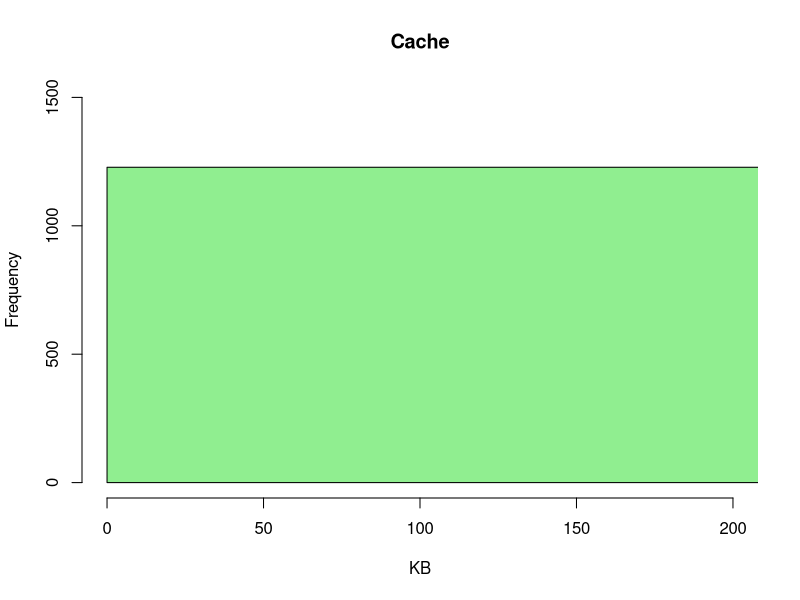
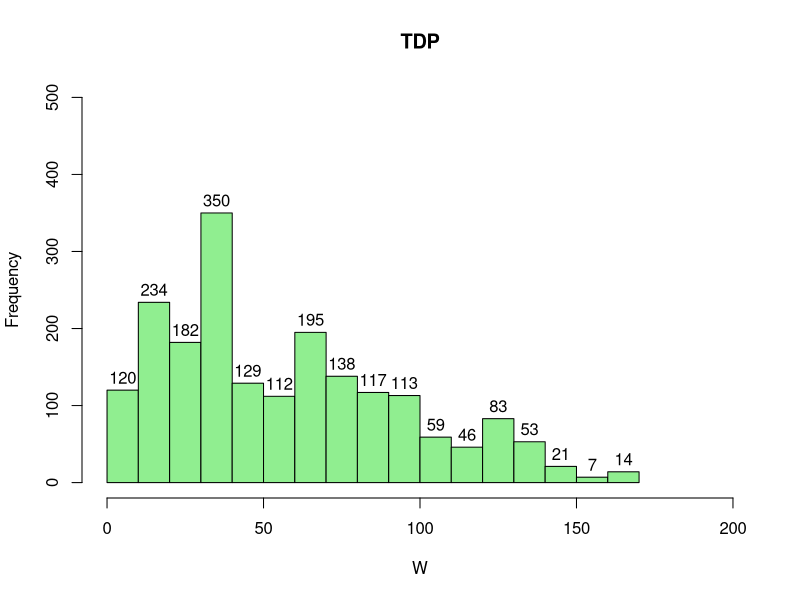
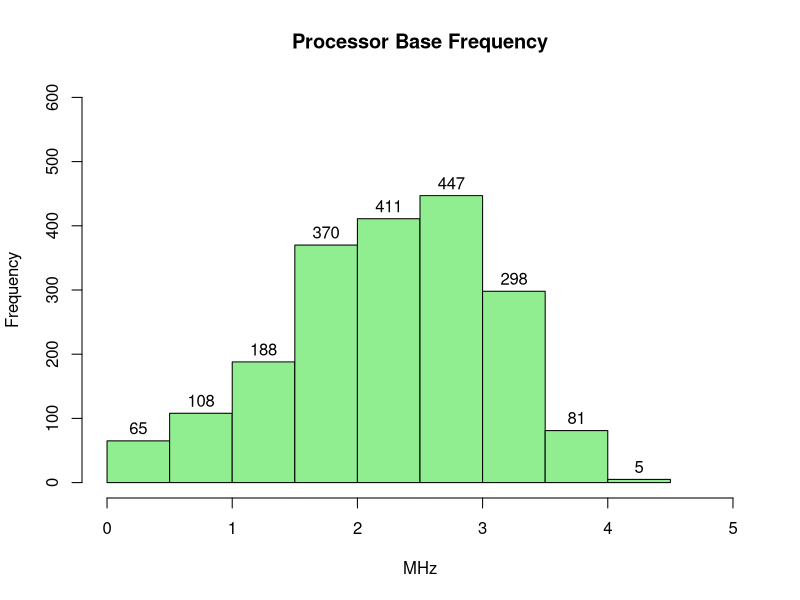
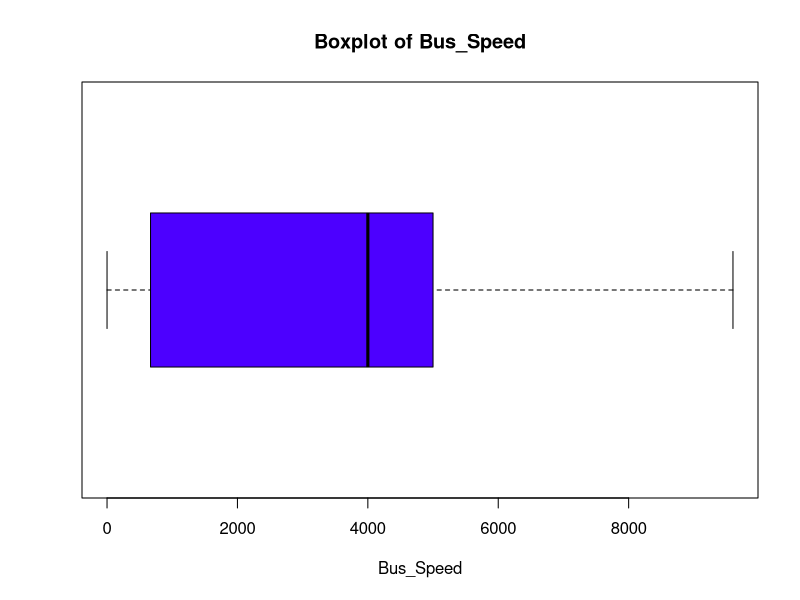
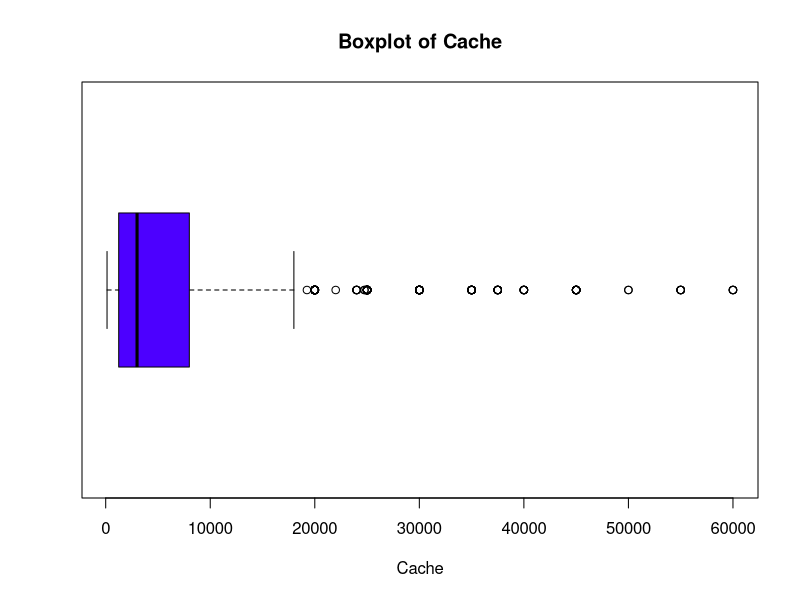
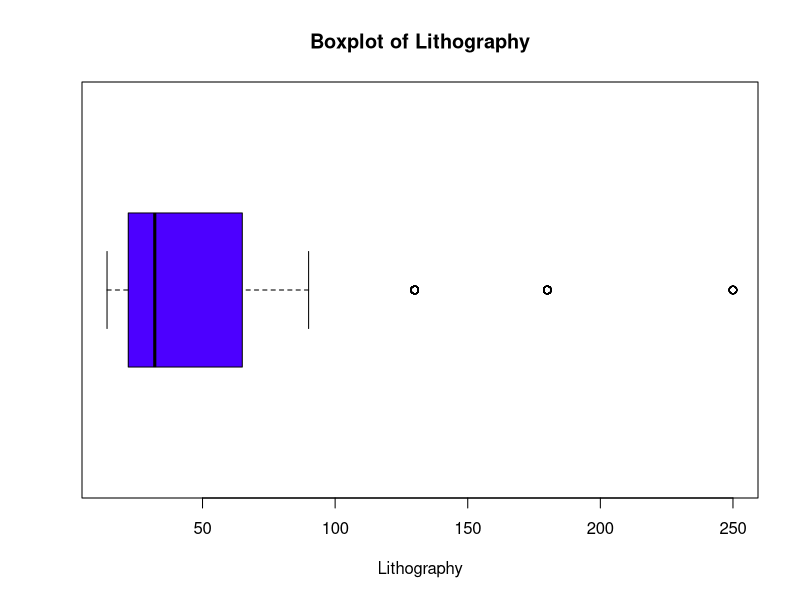
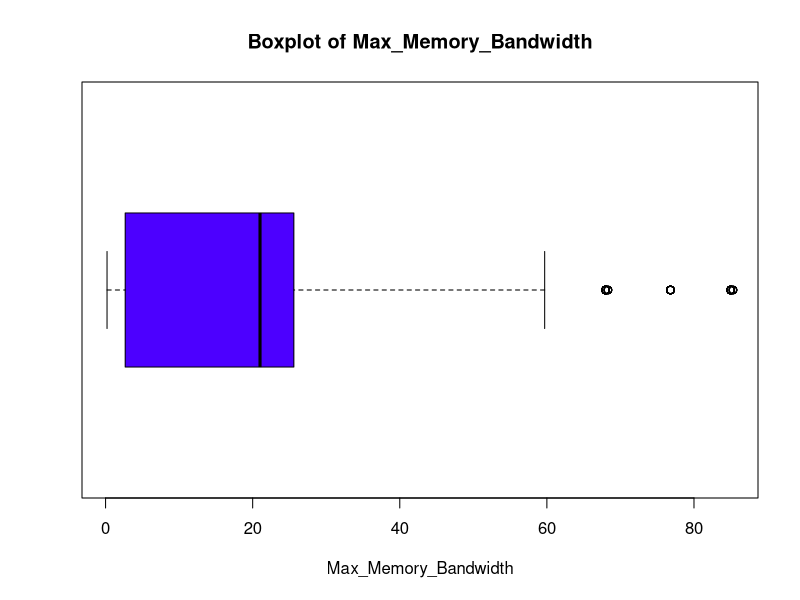
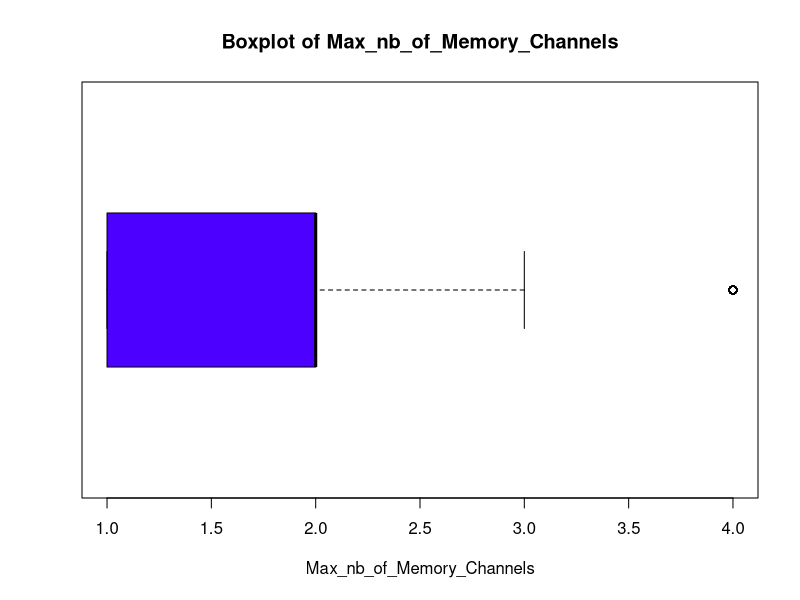

These figures' R source, in order: (Note: this script raises an error after producing the figures.)
# INSTALL PACKAGE
# install.packages("tidyr")
# install.packages("dplyr")
# install.packages("stringr")
# install.packages("statip")
# install.packages("ggplot2")
# install.packages("grid")
# install.packages("gridBase")
# install.packages("corrplot")
# install.packages("ggpubr")
# install.packages("zoo")
# install.packages("car")

# ---------------------------
# Includes
library(tidyr)
library(stringr)
library(dplyr)
library(statip)
library(ggplot2)
library(grid)
library(gridBase)
library(corrplot)
library(ggpubr)
library(zoo)
library(car)


# ---------------------------
# User Function
# ---------------------------
### CLEAN FUNCTIONS ###
# Brief: Remove "empty" rows from the table
# Arguments: data - table data; column_names - working column
# e.g: new_data <- CleanData_rm(new_data, Product_Collection)
CleanData_rm <- function(data, column_name) {
  data %>% filter( # Loc tat ca cac dong thoa man dieu kien
    # {{ vec }} acts as a placeholder
    # for any column name as arg
    !is.na({{ column_name }}) &
      {{ column_name }} != "N/A" &
      {{ column_name }} != ""
  )
}
# Brief: Fill the missing values by average values
# Arguments: data - table data; column_name - working column
# e.g: new_data <- CleanData_f_avr(new_data, Product_Collection)
CleanData_f_avr <- function(data, column_name) {
  data %>%
    mutate({{ column_name }} := ifelse(
      {{ column_name }} %in% c(NA, "N/A", ""),
      # na.rm: Skip the NA value in column_name
      {{ column_name }} %>%
        get_num() %>%
        mean(na.rm = TRUE),
      # else do nothing
      {{ column_name }}
    ))
}
# Brief: Fill the missing values by same Sample_Vector name
# Arguments: data - table data; column_names - working column;
#             sample_column_name - column to fill based on same value
# e.g: new_data <- CleanData_f_name(new_data, Cache, Product_Collection)
CleanData_f_name <- function(data, column_name, sample_column_name) {
  data %>%
    # groups the data frame by the sample column.
    group_by({{ sample_column_name }}) %>%
    mutate({{ column_name }} := ifelse(
      {{ column_name }} %in% c(NA, "N/A", ""),
      # Replace NA values with the first non-NA value from
      # the sample column.
      first({{ column_name }}[
        !is.na({{ column_name }}) &
          {{ column_name }} != "N/A" &
          {{ column_name }} != ""
      ]),
      # else just keep its value
      {{ column_name }}
    )) %>%
    ungroup()
}
# Brief: Fill the missing values by average of Sample_Vector name
# Arguments: data - table data; column_names - working column;
#             sample_column_name - column to fill based on same value
# e.g: new_data <- CleanData_f_name_avr(new_data, Cache, Product_Collection)
CleanData_f_name_avr <- function(data, column_name, sample_column_name) {
  data %>%
    # groups the data frame by the sample column.
    group_by({{ sample_column_name }}) %>%
    mutate({{ column_name }} := ifelse(
      {{ column_name }} %in% c(NA, "N/A", ""),
      # Replace NA values with the first non-NA value from
      # the sample column.
      {{ column_name }} %>%
        get_num() %>%
        mean(na.rm = TRUE),
      # else just keep its value
      {{ column_name }}
    )) %>%
    ungroup()
}
#-----------------
# Brief: Fill the missing values by the most repeated value
#         of Sample_Vector name
# Arguments: data - table data; column_names - working column;
#             sample_column_name - column to fill based on same value
# e.g: new_data <- CleanData_f_name_mod(new_data, Cache, Product_Collection)
CleanData_f_name_mod <- function(data, column_name, sample_column_name) {
  data %>%
    # groups the data frame by the sample column.
    group_by({{ sample_column_name }}) %>%
    mutate({{ column_name }} := ifelse(
      {{ column_name }} %in% c(NA, "N/A", ""),
      {{ column_name }} %>%
        get_num() %>%
        mfv1(na_rm = TRUE),
      {{ column_name }}
    )) %>%
    ungroup()
}
#-----------------
### OUTLIER ###
# Define: an outlier if it is 1.5 times the interquartile range greater than the
# third quartile (Q3) or 1.5 times the interquartile range less than the first
# quartile (Q1).
# Brief: Find the outlier of the data
# Arguments: data - data table
#             column_name - access data column name
# e.g: outlier_cache <- outlier_finder(new_data, Cache)
outlier_finder <- function(data, column_name) {
  # Convert into a string
  column_name <- deparse(substitute(column_name))
  # Calc quartile values
  q1 <- quantile(data[[column_name]], 0.25, na.rm = TRUE)
  q3 <- quantile(data[[column_name]], 0.75, na.rm = TRUE)
  iqr <- q3 - q1
  data %>%
    subset(
      data[[column_name]] < (q1 - 1.5 * iqr) |
        data[[column_name]] > (q3 + 1.5 * iqr)
    )
}
outlier_rm <- function(data, column_name) {
  # Convert into a string
  column_name <- deparse(substitute(column_name))
  # Calc quartile values
  q1 <- quantile(data[[column_name]], 0.25, na.rm = TRUE)
  q3 <- quantile(data[[column_name]], 0.75, na.rm = TRUE)
  iqr <- q3 - q1
  data %>%
    subset(
      data[[column_name]] >= (q1 - 1.5 * iqr) &
        data[[column_name]] <= (q3 + 1.5 * iqr)
    )
}
### CONVERT FUNCTIONS ###
# Brief: Convert data into number
# Arguments: x - data to convert
# e.g: new_data$col_to_convert <- sapply(new_data$col_to_convert, get_num)
get_num <- function(x) {
  x %>%
    str_extract("[\\d]*[.]?[\\d]+") %>% # Get the first number
    as.numeric(na.rm = TRUE) # covert into number
}
#-----------------
# Brief: Convert data into same unit (Mega)
# Arguments: x - data to convert
# e.g: new_data$col_to_convert <- sapply(new_data$col_to_convert, unit_to_M )
unit_to_M <- function(x) {
  # Check if the input is numeric (why do you use this function)
  if (is.numeric(x)) {
    return(x)
  }
  num <- get_num(x)
  # Determine the conversion factor based on the unit
  unit <- x %>%
    gsub("[0-9. ]", "", .) %>% # remove all number digits
    substr(1, 1) %>% # get the first letter
    toupper() # uppercase the unit
  fac <- switch(unit,
    K = 1 / 1000, # kHz to MHz
    M = 1, # MHz to MHz
    G = 1000, # GHz to MHz
    T = 1000000, # THz to MHz
    1 # Default: MHz
  )
  return(num * fac)
}
SizeMemory <- function(x) {
  if (is.numeric(x)) {
    return(x)
  } else if (grepl("K", x)) {
    y <- 0.000001
  } else if (grepl("M", x)) {
    y <- 0.001
  } else if (grepl("G", x)) {
    y <- 1
  } else if (grepl("T", x)) {
    y <- 1000
  } else {
    y <- 1
  }
  return(y * get_num(x))
}
CacheMapper <- function(x) {
  if (is.numeric(x)) {
    return(x)
  } else if (grepl("K", x)) {
    y <- 1
  } else if (grepl("M", x)) {
    y <- 1000
  } else if (grepl("G", x)) {
    y <- 1000000
  } else if (grepl("T", x)) {
    y <- 1000000000
  } else {
    y <- 1
  }
  return(y * get_num(x))
}
#-----------------
#################################
#       Data Pre-processing
#################################
# ---------------------------
# Read data
data <- read.csv("Data/Intel_CPUs.csv")
# ---------------------------
# Extract data
new_data <- data[, c(
  "Product_Collection",
  "Vertical_Segment",
  "Launch_Date",
  "Bus_Speed",
  "Cache",
  "Lithography",
  "Max_Memory_Bandwidth",
  "Max_nb_of_Memory_Channels",
  "Max_Memory_Size",
  "nb_of_Cores",
  "Processor_Base_Frequency",
  "Recommended_Customer_Price",
  "TDP",
  "DirectX_Support",
  "PCI_Express_Revision"
)]
str(new_data)
# ---------------------------
check_missing_data <- function(data) {
  # check NA values
  na_check <- is.na(data)
  # check NULL values
  null_check <- sapply(data, is.null)
  # check empty string or "N/A"
  empty_na_check <- sapply(data, function(x) x == "" | x == "N/A")

  # combine all
  missing_data_check <- na_check | null_check | empty_na_check

  return(sum(missing_data_check))
}

### PROCESSING MISSING DATA ###
# Count missing data on new data label
missing_data <- new_data %>%
  sapply(
    function(x) {
      sum(
        x %>% is.na() | x %>% sapply(is.null) |
          x %>% sapply(function(x) (x == "" | x == "N/A"))
      )
    }
  ) %>%
  print()
# Count missing data frequency
missing_data_frequency <- missing_data %>%
  `/`(nrow(new_data)) %>%
  print()
# ---------------------------
### Product_Collection ###
new_data$Product_Collection <- gsub("[^a-zA-Z0-9/// ]", "",
  new_data$Product_Collection,
  ignore.case = TRUE
)
new_data <- CleanData_rm(new_data, Product_Collection)
# ---------------------------
### Launch_Date ###
years <- as.numeric(gsub("[^0-9]", "", new_data$Launch_Date)) %% 100
quart <- get_num(new_data$Launch_Date)
new_data$Launch_Date <- ifelse(years <= 22, years + 2000, years + 1900) + (quart - 1) / 4
new_data <- CleanData_f_name_mod(new_data, Launch_Date, Product_Collection)
new_data <- CleanData_rm(new_data, Launch_Date)

### Bus_Speed ###
# UNIT: MHz
# Transfer per second to MHz
tmp <- separate(new_data,
  col = Bus_Speed,
  into = c("Bus_Speed", "Speed_Unit", "Bus_Type"),
  sep = " ",
  fill = "right"
)
new_data$Bus_Speed <- sapply(new_data$Bus_Speed, unit_to_M)
new_data <- new_data %>%
  CleanData_f_name_mod(Bus_Speed, Product_Collection)

new_data$Max_nb_of_Memory_Channels <- ifelse(tmp$Bus_Type == "FSB",
  1,
  new_data$Max_nb_of_Memory_Channels
)
new_data$Max_Memory_Bandwidth <- ifelse(tmp$Bus_Type == "FSB",
  new_data$Bus_Speed * 4 / 1000,
  new_data$Max_Memory_Bandwidth
)
rm(tmp)
new_data <- CleanData_rm(new_data, Bus_Speed)

# ---------------------------
### Max_nb_of_Memory_Channels ###
# UNIT: None
new_data <- new_data %>%
  mutate(
    Max_nb_of_Memory_Channels = sapply(Max_nb_of_Memory_Channels, get_num)
  ) %>%
  CleanData_f_name_mod(Max_nb_of_Memory_Channels, Product_Collection) %>%
  CleanData_rm(Max_nb_of_Memory_Channels)
# ---------------------------
### Max Memory Bandwidth ###
# UNIT: GB/s
new_data <- new_data %>%
  mutate(
    Max_Memory_Bandwidth = sapply(Max_Memory_Bandwidth, get_num)
  ) %>%
  CleanData_f_name_mod(Max_Memory_Bandwidth, Product_Collection) %>%
  CleanData_rm(Max_Memory_Bandwidth)
# ---------------------------
### Cache ###
# UNIT: KB
# Transfer per second to KB
new_data$Cache <- sapply(new_data$Cache, CacheMapper)
new_data <- CleanData_f_name_avr(new_data, Cache, Product_Collection)
new_data <- CleanData_rm(new_data, Cache)
# ---------------------------
### Max_Memory_Size ###
# UNIT: GB
# Transfer per second to GB
new_data$Max_Memory_Size <- sapply(new_data$Max_Memory_Size, SizeMemory)
new_data <- CleanData_f_name_avr(new_data, Max_Memory_Size, Product_Collection)
new_data <- CleanData_rm(new_data, Max_Memory_Size)
# ---------------------------
### TDP ###
# UNIT: W
new_data$TDP <- sapply(new_data$TDP, get_num)
new_data <- CleanData_f_name_mod(new_data, TDP, Product_Collection)
new_data <- CleanData_rm(new_data, TDP)
# ---------------------------
### Processor_Base_Frequency ###
# UNIT: GHz
new_data$Processor_Base_Frequency <- sapply(new_data$Processor_Base_Frequency, SizeMemory)
new_data$Processor_Base_Frequency <- round(new_data$Processor_Base_Frequency, digits = 2)
new_data <- CleanData_f_name_mod(new_data, Processor_Base_Frequency, Product_Collection)
new_data <- CleanData_rm(new_data, Processor_Base_Frequency)
# ---------------------------
### PCI_Express_Revision ###
# UNIT: None
new_data <- new_data %>%
  mutate(
    PCI_Express_Revision = sapply(PCI_Express_Revision, get_num)
  ) %>%
  CleanData_f_name_mod(PCI_Express_Revision, Product_Collection)
# ---------------------------
### DirectX_Support ###
# UNIT: None
new_data <- new_data %>%
  mutate(
    DirectX_Support = sapply(DirectX_Support, get_num)
  ) %>%
  CleanData_f_name_mod(DirectX_Support, Product_Collection)
# ---------------------------
# Loc gia tri khong phu hop o cot PCI_Express_Revision va DirectX_Support#
check_PCI_Express_Revision <- function(x) {
  x <- get_num(x)
  return(pmin(pmax(x, 1.0), 6.0))
} # Loc cot PCI_Express_Revision
check_DirectX_Support <- function(x) {
  x <- get_num(x)
  return(pmin(pmax(x, 1.0), 12.2))
} # Loc cot DirectX_Support
new_data <- new_data %>%
  mutate(
    PCI_Express_Revision = sapply(PCI_Express_Revision, check_PCI_Express_Revision),
    PCI_Express_Revision = replace_na(as.character(PCI_Express_Revision), "0"),
    DirectX_Support = sapply(DirectX_Support, check_DirectX_Support),
    DirectX_Support = replace_na(as.character(DirectX_Support), "0")
  ) # Loc va xoa cac gia tri khong phu hop
new_data <- CleanData_rm(new_data, DirectX_Support)
new_data <- CleanData_rm(new_data, PCI_Express_Revision)

# ---------------------------
### nb_of_Cores ###
# Do_nothing
CleanData_f_name_mod(new_data, nb_of_Cores, Product_Collection)
new_data <- CleanData_rm(new_data, nb_of_Cores)
# ---------------------------
### Recommended_Customer_Price ###
new_data <- new_data[order(new_data$Launch_Date, new_data$Product_Collection, new_data$Vertical_Segment), ]

new_data$Recommended_Customer_Price <- gsub("\\$", "", new_data$Recommended_Customer_Price)
new_data$Recommended_Customer_Price <- gsub(",", "", new_data$Recommended_Customer_Price)
new_data$Recommended_Customer_Price <- ifelse(new_data$Recommended_Customer_Price == "N/A", NA, new_data$Recommended_Customer_Price)
new_data$Recommended_Customer_Price <- sapply(new_data$Recommended_Customer_Price, function(price_range) {
  if (grepl("-", price_range)) {
    range <- strsplit(price_range, "-")[[1]]
    return((as.double(range[1]) + as.double(range[2])) / 2)
  }
  return(price_range)
})
new_data$Recommended_Customer_Price <- as.numeric(new_data$Recommended_Customer_Price)
new_data <- new_data %>%
  group_by(Product_Collection) %>%
  fill(Recommended_Customer_Price, .direction = "downup") %>%
  ungroup(Product_Collection)
### Lithography ###
# UNIT: mm
new_data <- new_data %>%
  mutate(
    Lithography = sapply(Lithography, get_num)
  ) %>%
  CleanData_f_name_mod(Lithography, Product_Collection) %>%
  CleanData_rm(Lithography)

new_mising_data <- sapply(new_data, check_missing_data)
print(new_mising_data)
# ---------------------------
#################################
#       Descriptive statistics
#################################
# ---------------------------
### Summary statistics ###
#  !Add more specific
summary_stats <- new_data[, c(
  "Bus_Speed",
  "Cache",
  "Lithography",
  "Max_Memory_Bandwidth",
  "Max_nb_of_Memory_Channels",
  "Max_Memory_Size",
  "nb_of_Cores",
  "Processor_Base_Frequency",
  "Recommended_Customer_Price",
  "TDP"
)]
Mean <- apply(summary_stats, 2, mean) # Tinh trung binh
SD <- apply(summary_stats, 2, sd) # Tinh do lech chuan
Median <- apply(summary_stats, 2, median) # Tinh trung vi
Q1 <- apply(summary_stats, 2, quantile, probs = 0.25) # Tinh phan vi 25% (Q1)
Q3 <- apply(summary_stats, 2, quantile, probs = 0.75) # Tinh phan vi 75% (Q3)
Min <- apply(summary_stats, 2, min) # Tinh gia tri nho nhat
Max <- apply(summary_stats, 2, max) # Tinh gia tri lon nhat
# Tao dataframe
# Tạo một bản sao của tên hàng (rownames) trước khi áp dụng lapply
stats_df <- data.frame(Mean, SD, Q1, Median, Q3, Min, Max)
print(stats_df)
rownames_stats_df <- rownames(stats_df)

# Áp dụng formatC để rút gọn số 0 không cần thiết
stats_df <- data.frame(lapply(stats_df, function(x) formatC(x, format = "f", digits = 4, drop0trailing = TRUE)))

# Gán lại tên hàng ban đầu cho data frame sau khi định dạng
rownames(stats_df) <- rownames_stats_df

# Xem kết quả
print(stats_df)
new_data$Product_Collection <- gsub("[^0-9A-Za-z///' ]", "", new_data$Product_Collection, ignore.case = TRUE)
new_data <- new_data %>%
  mutate(
    Product_Collection = gsub(".*Core.*", "Intel Core Processors", Product_Collection),
    Product_Collection = gsub(".*Celeron.*", "Intel Celeron Processor", Product_Collection),
    Product_Collection = gsub(".*Pentium.*", "Intel Pentium Processor", Product_Collection),
    Product_Collection = gsub(".*Atom.*", "Intel Atom Processors", Product_Collection),
    Product_Collection = gsub(".*Xeon.*", "Intel Xeon Processors", Product_Collection),
    Product_Collection = gsub(".*Quark.*", "Intel Quark Processors", Product_Collection),
    Product_Collection = gsub(".*Itanium.*", "Intel Itanium Processors", Product_Collection)
  )
table(new_data$Product_Collection)
table(new_data$Vertical_Segment)
table(new_data$DirectX_Support)
table(new_data$PCI_Express_Revision)
# ---------------------------
### Hist plot ###
# Brief: Create histogram for a given column
# Arguments:  - column_name: working column
#             - name: Name of the column
#             - xlabel: unit of working column
#             - max: maximum value of y axis
# e.g: hist_plot("Bo nho Cache", new_data$Cache, MB, 512)
hist_plot <- function(name, column_name, xlabel, x_max, y_max) {
  hist(column_name,
    main = name,
    xlab = xlabel,
    ylab = "Frequency",
    xlim = c(0, x_max),
    ylim = c(0, y_max),
    labels = TRUE,
    breaks = 15,
    col = "lightgreen"
  )
}
hist_plot("Cache", new_data$Cache, "KB", 200, 1500)
hist_plot("TDP", new_data$TDP, "W", 200, 500)
hist_plot("Processor Base Frequency", new_data$Processor_Base_Frequency, "MHz", 5, 600)
# ---------------------------
## Boxplot ###
for (i in colnames(summary_stats)) {
  boxplot(new_data[[i]],
    xlab = i,
    col = topo.colors(10),
    main = paste("Boxplot of", i),
    horizontal = TRUE
  )
}

for (i in colnames(summary_stats)) {
  if (i != "Launch_Date") {
    boxplot(new_data[[i]] ~ new_data$Launch_Date,
      xlab = "Launch_Date",
      ylab = i,
      col = topo.colors(10),
      main = paste("Boxplot of", i, "with release date")
    )
  }
}

for (i in colnames(summary_stats)) {
  if (i != "Recommended_Customer_Price") {
    boxplot(new_data[[i]] ~ new_data$Recommended_Customer_Price,
      xlab = i,
      ylab = "Recommended Customer Price",
      col = topo.colors(10),
      main = paste("Boxplot of", i, "with recommended price"),
      horizontal = TRUE
    )
  }
}
corrplot(
  corr = cor(new_data[3:13]),
  method = "color",
  order = "FPC",
  title = "correlation plot",
  tl.cex = 0.7,
  number.cex = 0.7,
  addCoef.col = "red",
  addgrid.col = 0.1
)
#-------------Standard Distribution Chart----------#
ggqqplot(new_data$Lithography, ylab = "Lithography")
ggqqplot(new_data$Recommended_Customer_Price, ylab = "Recommended Customer Price [$]")
ggqqplot(new_data$nb_of_Cores, ylab = "Number of Cores")
ggqqplot(new_data$Processor_Base_Frequency, ylab = "Processor Base Frequency [GHz]")
ggqqplot(new_data$Cache, ylab = "Cache [KB]")
ggqqplot(new_data$Bus_Speed, ylab = "Bus Speed [MHz]")
ggqqplot(new_data$Max_Memory_Size, ylab = "Max Memory Size [GB]")
ggqqplot(new_data$Max_Memory_Bandwidth, ylab = "Max Memory Bandwidth [GB/s]")
ggqqplot(new_data$Max_nb_of_Memory_Channels, ylab = "Max_nb_of_Memory_Channels")
ggqqplot(new_data$TDP, ylab = "TDP [W]")
ggqqplot(new_data$Launch_Date, ylab = "Launch Date")
#################################
#       Inferential statistics
#################################
# ---------------------------
### Uoc luong 1 mau Processor_Base_Frequency ###
# Cause we get large sample so we use formula 2c
proc_freq <- unlist(new_data[, "Processor_Base_Frequency"])
# With large sample, t-value approximate with r-value
proc_freq_mean <- mean(proc_freq) %>% print()
proc_freq_sd <- sd(proc_freq) %>% print()
proc_freq_length <- length(proc_freq) %>% print()

lower_bound <- mean(proc_freq) - qt(
  p = 0.05 / 2,
  df = length(proc_freq) - 1,
  lower.tail = FALSE
) * sd(proc_freq) / sqrt(length(proc_freq))
upper_bound <- mean(proc_freq) + qt(
  p = 0.05 / 2,
  df = length(proc_freq) - 1,
  lower.tail = FALSE
) * sd(proc_freq) / sqrt(length(proc_freq))

CIm_ProcFreq <- data.frame(lower_bound, upper_bound) %>% print()
# Re-check
t.test(
  proc_freq,
  conf.level = 0.95
) %>% print()
####################### ty le 2 mau#########
core1 <- subset(new_data, nb_of_Cores == "1")$ TDP
core4 <- subset(new_data, nb_of_Cores == "4")$ TDP
core1_50 <- subset(core1, core1 > 50)
core4_50 <- subset(core4, core4 > 50)
core1_size <- length(core1)
core4_size <- length(core4)
core1_50_size <- length(core1_50)
core4_50_size <- length(core4_50)
print(core1_size)
print(core4_size)
print(core1_50_size)
print(core4_50_size)
result <- prop.test(
  x = c(core1_50_size, core4_50_size),
  n = c(core1_size, core4_size),
  alternative = "less",
  correct = FALSE
)
print(result)
# ---------------------------
######################## ANOVA#############
print(name_table <- table(new_data$nb_of_Cores))
new_data_filtered <- new_data[new_data$nb_of_Cores %in% names(name_table[name_table > 50]), ]
print(name_table_filterd <- table(new_data_filtered$nb_of_Cores))
cores_1 <- subset(new_data_filtered, nb_of_Cores == "1")
shapiro.test(cores_1$Recommended_Customer_Price)
cores_2 <- subset(new_data_filtered, nb_of_Cores == "2")
shapiro.test(cores_2$Recommended_Customer_Price)
cores_4 <- subset(new_data_filtered, nb_of_Cores == "4")
shapiro.test(cores_4$Recommended_Customer_Price)
cores_6 <- subset(new_data_filtered, nb_of_Cores == "6")
shapiro.test(cores_6$Recommended_Customer_Price)
cores_8 <- subset(new_data_filtered, nb_of_Cores == "8")
shapiro.test(cores_8$Recommended_Customer_Price)
leveneTest(Recommended_Customer_Price ~ as.factor(Product_Collection), new_data_filtered)
aov1 <- aov(Recommended_Customer_Price ~ as.factor(nb_of_Cores), new_data_filtered)
summary(aov1)
TukeyHSD(aov1)
frame()
plot.new()

## Setup and push viewport
vp0 <- viewport(
  x = .15, y = 0, just = c("left", "bottom"),
  width = .85, height = 1
)
pushViewport(vp0)

## Add barplot
par(new = TRUE, fig = gridFIG())
plot(TukeyHSD(aov1), las = 1)
# ---------------------------
### Linear Regression ###
df <- summary_stats %>%
  outlier_rm(Launch_Date) %>%
  outlier_rm(TDP) %>%
  outlier_rm(Bus_Speed) %>%
  outlier_rm(Max_Memory_Size) %>%
  outlier_rm(Processor_Base_Frequency) %>%
  outlier_rm(Recommended_Customer_Price) %>%
  outlier_rm(Max_Memory_Bandwidth) %>%
  outlier_rm(nb_of_Cores) %>%
  subset(select = -c(
    Cache,
    Max_nb_of_Memory_Channels,
    Lithography
  ))

train_size <- floor(0.99 * nrow(df))
train_indices <- sample(seq_len(nrow(df)), size = train_size)

# Split the dataframe
df_train <- df[train_indices, ]
df_test <- df[-train_indices, ]
write.csv(df_test, "Data/df_test.csv")

x_test <- subset(df, select = -c(Bus_Speed))[-train_indices, ]
y_test <- df[-train_indices, ]$Bus_Speed

model <- lm(Bus_Speed ~ ., data = df_train)
anova(model) %>% print()
summary(model) %>% print()
y_pred <- predict(model, newdata = x_test, interval = "confidence")
mse <- mean((y_test - y_pred)^2)
mae <- mean(abs(y_test - y_pred))
rmse <- sqrt(mse)
# Calculate R-squared
rss <- sum((y_test - y_pred)^2)
tss <- sum((y_test - mean(y_test))^2)
r_squared <- 1 - (rss / tss)
data.frame(mse, mae, rmse, r_squared) %>% print()
